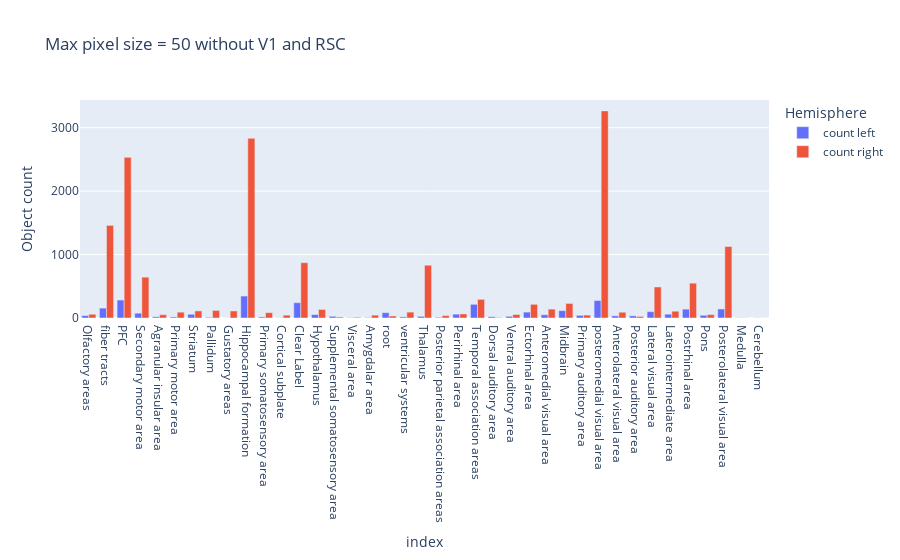

This figure's notebook cell:
### Code cell
max_50_without_V1_RSC = max_50.drop(
    ["Primary visual area", "Retrosplenial area"], axis=0
)


plotly_plot(max_50_without_V1_RSC, "Max pixel size = 50 without V1 and RSC")

### Figure 1 — Plotly figure (JSON) as saved in the notebook; plotly's stock layout.template omitted (floating-point values rounded to 4 significant figures)
{"data": [{"hovertemplate": "Hemisphere=count left<br>index=%{x}<br>Object count=%{y}<extra></extra>", "legendgroup": "count left", "marker": {"color": "#636efa", "pattern": {"shape": ""}}, "name": "count left", "orientation": "v", "showlegend": true, "textposition": "auto", "type": "bar", "x": ["Olfactory areas", "fiber tracts", "PFC", "Secondary motor area", "Agranular insular area", "Primary motor area", "Striatum", "Pallidum", "Gustatory areas", "Hippocampal formation", "Primary somatosensory area", "Cortical subplate", "Clear Label", "Hypothalamus", "Supplemental somatosensory area", "Visceral area", "Amygdalar area", "root", "ventricular systems", "Thalamus", "Posterior parietal association areas", "Perirhinal area", "Temporal association areas", "Dorsal auditory area", "Ventral auditory area", "Ectorhinal area", "Anteromedial visual area", "Midbrain", "Primary auditory area", "posteromedial visual area", "Anterolateral visual area", "Posterior auditory area", "Lateral visual area", "Laterointermediate area", "Postrhinal area", "Pons", "Posterolateral visual area", "Medulla", "Cerebellum"], "xaxis": "x", "y": [39, 156, 283, 76, 19, 17, 59, 11, 1, 346, 17, 3, 241, 54, 27, 5, 7, 84, 18, 26, 12, 61, 216, 20, 27, 93, 51, 116, 42, 276, 34, 34, 100, 60, 139, 43, 142, 3, 2], "yaxis": "y"}, {"hovertemplate": "Hemisphere=count right<br>index=%{x}<br>Object count=%{y}<extra></extra>", "legendgroup": "count right", "marker": {"color": "#EF553B", "pattern": {"shape": ""}}, "name": "count right", "orientation": "v", "showlegend": true, "textposition": "auto", "type": "bar", "x": ["Olfactory areas", "fiber tracts", "PFC", "Secondary motor area", "Agranular insular area", "Primary motor area", "Striatum", "Pallidum", "Gustatory areas", "Hippocampal formation", "Primary somatosensory area", "Cortical subplate", "Clear Label", "Hypothalamus", "Supplemental somatosensory area", "Visceral area", "Amygdalar area", "root", "ventricular systems", "Thalamus", "Posterior parietal association areas", "Perirhinal area", "Temporal association areas", "Dorsal auditory area", "Ventral auditory area", "Ectorhinal area", "Anteromedial visual area", "Midbrain", "Primary auditory area", "posteromedial visual area", "Anterolateral visual area", "Posterior auditory area", "Lateral visual area", "Laterointermediate area", "Postrhinal area", "Pons", "Posterolateral visual area", "Medulla", "Cerebellum"], "xaxis": "x", "y": [59, 1460, 2533, 644, 52, 92, 112, 119, 111, 2833, 84, 45, 872, 135, 16, 12, 45, 32, 93, 832, 38, 64, 294, 8, 55, 216, 140, 230, 46, 3265, 91, 25, 489, 107, 549, 54, 1127, 2, 1], "yaxis": "y"}], "layout": {"barmode": "group", "legend": {"title": {"text": "Hemisphere"}, "tracegroupgap": 0}, "title": {"text": "Max pixel size = 50 without V1 and RSC"}, "xaxis": {"anchor": "y", "domain": [0, 1], "title": {"text": "index"}}, "yaxis": {"anchor": "x", "domain": [0, 1], "title": {"text": "Object count"}}}}
